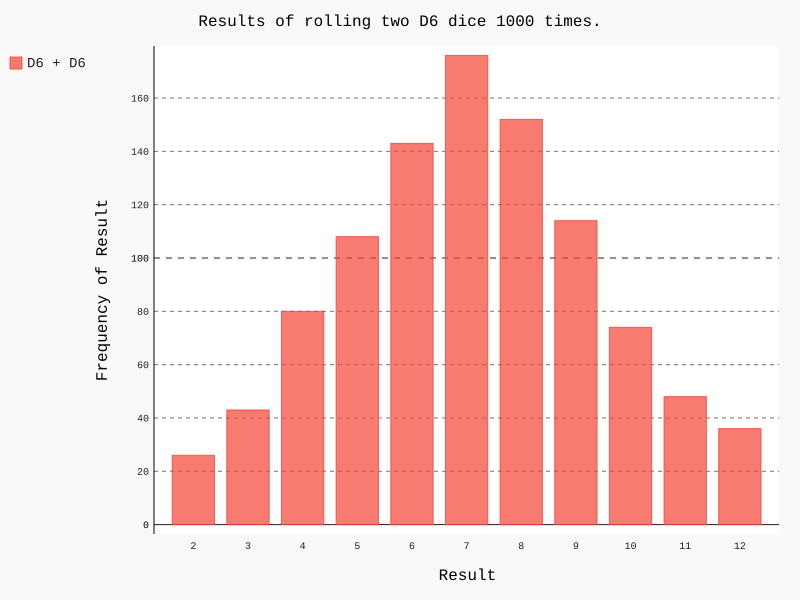

This chart was generated by the following Python code:
#!/usr/bin/env python
# -*- coding: utf-8 -*-
#
#  dice_visual.py
#  
#  Copyright 2018 c5220056 <c5220056@GMPTIC>
#  
#  This program is free software; you can redistribute it and/or modify
#  it under the terms of the GNU General Public License as published by
#  the Free Software Foundation; either version 2 of the License, or
#  (at your option) any later version.
#  
#  This program is distributed in the hope that it will be useful,
#  but WITHOUT ANY WARRANTY; without even the implied warranty of
#  MERCHANTABILITY or FITNESS FOR A PARTICULAR PURPOSE.  See the
#  GNU General Public License for more details.
#  
#  You should have received a copy of the GNU General Public License
#  along with this program; if not, write to the Free Software
#  Foundation, Inc., 51 Franklin Street, Fifth Floor, Boston,
#  MA 02110-1301, USA.
#  
#  

import pygal

from die import Die

die_1 = Die()
die_2 = Die()

results = []
for roll_num in range(1000):
	result = die_1.roll() + die_2.roll()
	results.append(result)
	
frequencies = []
max_result = die_1.num_sides + die_2.num_sides
for value in range(2, max_result+1):
	frequency = results.count(value)
	frequencies.append(frequency)
	
hist = pygal.Bar()

hist.title = "Results of rolling two D6 dice 1000 times."
hist.x_labels = list(range(die_1.min_num() + die_2.min_num(), die_1.max_num() + die_2.max_num() + 1))
hist.x_title = "Result"
hist.y_title = "Frequency of Result"


hist.add('D6 + D6', frequencies)
hist.render_to_file('dice_visual.svg')
